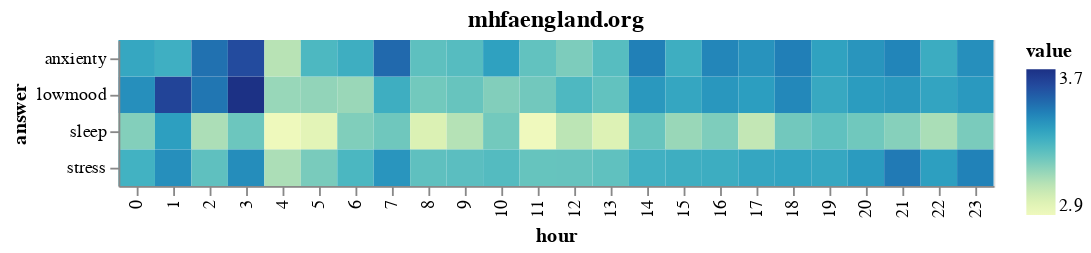

Write notebook code for a chart like this one.
### Code cell
_4

### Figure 1 — Vega-Lite specification as saved in the notebook (floating-point values rounded to 4 significant figures)
{"config": {"view": {"continuousWidth": 400, "continuousHeight": 300}}, "data": {"name": "data-e9b7887d39bf1fc1147a62beae4d5216"}, "mark": "rect", "encoding": {"color": {"type": "quantitative", "field": "value"}, "x": {"type": "ordinal", "field": "hour"}, "y": {"type": "ordinal", "field": "answer"}}, "title": "mhfaengland.org", "$schema": "https://vega.github.io/schema/vega-lite/v4.8.1.json", "datasets": {"data-e9b7887d39bf1fc1147a62beae4d5216": [{"hour": 0, "source": "www.thefa.com", "answer": "lowmood", "value": 3.41}, {"hour": 1, "source": "www.thefa.com", "answer": "lowmood", "value": 3.624}, {"hour": 2, "source": "www.thefa.com", "answer": "lowmood", "value": 3.481}, {"hour": 3, "source": "www.thefa.com", "answer": "lowmood", "value": 3.692}, {"hour": 4, "source": "www.thefa.com", "answer": "lowmood", "value": 3.115}, {"hour": 5, "source": "www.thefa.com", "answer": "lowmood", "value": 3.128}, {"hour": 6, "source": "www.thefa.com", "answer": "lowmood", "value": 3.112}, {"hour": 7, "source": "www.thefa.com", "answer": "lowmood", "value": 3.309}, {"hour": 8, "source": "www.thefa.com", "answer": "lowmood", "value": 3.187}, {"hour": 9, "source": "www.thefa.com", "answer": "lowmood", "value": 3.209}, {"hour": 10, "source": "www.thefa.com", "answer": "lowmood", "value": 3.158}, {"hour": 11, "source": "www.thefa.com", "answer": "lowmood", "value": 3.188}, {"hour": 12, "source": "www.thefa.com", "answer": "lowmood", "value": 3.267}, {"hour": 13, "source": "www.thefa.com", "answer": "lowmood", "value": 3.22}, {"hour": 14, "source": "www.thefa.com", "answer": "lowmood", "value": 3.385}, {"hour": 15, "source": "www.thefa.com", "answer": "lowmood", "value": 3.339}, {"hour": 16, "source": "www.thefa.com", "answer": "lowmood", "value": 3.389}, {"hour": 17, "source": "www.thefa.com", "answer": "lowmood", "value": 3.368}, {"hour": 18, "source": "www.thefa.com", "answer": "lowmood", "value": 3.431}, {"hour": 19, "source": "www.thefa.com", "answer": "lowmood", "value": 3.329}, {"hour": 20, "source": "www.thefa.com", "answer": "lowmood", "value": 3.374}, {"hour": 21, "source": "www.thefa.com", "answer": "lowmood", "value": 3.384}, {"hour": 22, "source": "www.thefa.com", "answer": "lowmood", "value": 3.345}, {"hour": 23, "source": "www.thefa.com", "answer": "lowmood", "value": 3.381}, {"hour": 0, "source": "www.thefa.com", "answer": "sleep", "value": 3.156}, {"hour": 1, "source": "www.thefa.com", "answer": "sleep", "value": 3.365}, {"hour": 2, "source": "www.thefa.com", "answer": "sleep", "value": 3.076}, {"hour": 3, "source": "www.thefa.com", "answer": "sleep", "value": 3.2}, {"hour": 4, "source": "www.thefa.com", "answer": "sleep", "value": 2.885}, {"hour": 5, "source": "www.thefa.com", "answer": "sleep", "value": 2.93}, {"hour": 6, "source": "www.thefa.com", "answer": "sleep", "value": 3.161}, {"hour": 7, "source": "www.thefa.com", "answer": "sleep", "value": 3.193}, {"hour": 8, "source": "www.thefa.com", "answer": "sleep", "value": 2.959}, {"hour": 9, "source": "www.thefa.com", "answer": "sleep", "value": 3.058}, {"hour": 10, "source": "www.thefa.com", "answer": "sleep", "value": 3.186}, {"hour": 11, "source": "www.thefa.com", "answer": "sleep", "value": 2.88}, {"hour": 12, "source": "www.thefa.com", "answer": "sleep", "value": 3.044}, {"hour": 13, "source": "www.thefa.com", "answer": "sleep", "value": 2.954}, {"hour": 14, "source": "www.thefa.com", "answer": "sleep", "value": 3.209}, {"hour": 15, "source": "www.thefa.com", "answer": "sleep", "value": 3.113}, {"hour": 16, "source": "www.thefa.com", "answer": "sleep", "value": 3.166}, {"hour": 17, "source": "www.thefa.com", "answer": "sleep", "value": 3.025}, {"hour": 18, "source": "www.thefa.com", "answer": "sleep", "value": 3.188}, {"hour": 19, "source": "www.thefa.com", "answer": "sleep", "value": 3.226}, {"hour": 20, "source": "www.thefa.com", "answer": "sleep", "value": 3.192}, {"hour": 21, "source": "www.thefa.com", "answer": "sleep", "value": 3.15}, {"hour": 22, "source": "www.thefa.com", "answer": "sleep", "value": 3.08}, {"hour": 23, "source": "www.thefa.com", "answer": "sleep", "value": 3.173}, {"hour": 0, "source": "www.thefa.com", "answer": "anxienty", "value": 3.335}, {"hour": 1, "source": "www.thefa.com", "answer": "anxienty", "value": 3.306}, {"hour": 2, "source": "www.thefa.com", "answer": "anxienty", "value": 3.494}, {"hour": 3, "source": "www.thefa.com", "answer": "anxienty", "value": 3.6}, {"hour": 4, "source": "www.thefa.com", "answer": "anxienty", "value": 3.051}, {"hour": 5, "source": "www.thefa.com", "answer": "anxienty", "value": 3.267}, {"hour": 6, "source": "www.thefa.com", "answer": "anxienty", "value": 3.308}, {"hour": 7, "source": "www.thefa.com", "answer": "anxienty", "value": 3.514}, {"hour": 8, "source": "www.thefa.com", "answer": "anxienty", "value": 3.23}, {"hour": 9, "source": "www.thefa.com", "answer": "anxienty", "value": 3.248}, {"hour": 10, "source": "www.thefa.com", "answer": "anxienty", "value": 3.356}, {"hour": 11, "source": "www.thefa.com", "answer": "anxienty", "value": 3.221}, {"hour": 12, "source": "www.thefa.com", "answer": "anxienty", "value": 3.168}, {"hour": 13, "source": "www.thefa.com", "answer": "anxienty", "value": 3.245}, {"hour": 14, "source": "www.thefa.com", "answer": "anxienty", "value": 3.453}, {"hour": 15, "source": "www.thefa.com", "answer": "anxienty", "value": 3.309}, {"hour": 16, "source": "www.thefa.com", "answer": "anxienty", "value": 3.436}, {"hour": 17, "source": "www.thefa.com", "answer": "anxienty", "value": 3.4}, {"hour": 18, "source": "www.thefa.com", "answer": "anxienty", "value": 3.455}, {"hour": 19, "source": "www.thefa.com", "answer": "anxienty", "value": 3.354}, {"hour": 20, "source": "www.thefa.com", "answer": "anxienty", "value": 3.393}, {"hour": 21, "source": "www.thefa.com", "answer": "anxienty", "value": 3.44}, {"hour": 22, "source": "www.thefa.com", "answer": "anxienty", "value": 3.317}, {"hour": 23, "source": "www.thefa.com", "answer": "anxienty", "value": 3.412}, {"hour": 0, "source": "www.thefa.com", "answer": "stress", "value": 3.295}, {"hour": 1, "source": "www.thefa.com", "answer": "stress", "value": 3.412}, {"hour": 2, "source": "www.thefa.com", "answer": "stress", "value": 3.228}, {"hour": 3, "source": "www.thefa.com", "answer": "stress", "value": 3.415}, {"hour": 4, "source": "www.thefa.com", "answer": "stress", "value": 3.077}, {"hour": 5, "source": "www.thefa.com", "answer": "stress", "value": 3.174}, {"hour": 6, "source": "www.thefa.com", "answer": "stress", "value": 3.273}, {"hour": 7, "source": "www.thefa.com", "answer": "stress", "value": 3.392}, {"hour": 8, "source": "www.thefa.com", "answer": "stress", "value": 3.228}, {"hour": 9, "source": "www.thefa.com", "answer": "stress", "value": 3.236}, {"hour": 10, "source": "www.thefa.com", "answer": "stress", "value": 3.252}, {"hour": 11, "source": "www.thefa.com", "answer": "stress", "value": 3.211}, {"hour": 12, "source": "www.thefa.com", "answer": "stress", "value": 3.212}, {"hour": 13, "source": "www.thefa.com", "answer": "stress", "value": 3.224}, {"hour": 14, "source": "www.thefa.com", "answer": "stress", "value": 3.299}, {"hour": 15, "source": "www.thefa.com", "answer": "stress", "value": 3.309}, {"hour": 16, "source": "www.thefa.com", "answer": "stress", "value": 3.311}, {"hour": 17, "source": "www.thefa.com", "answer": "stress", "value": 3.338}, {"hour": 18, "source": "www.thefa.com", "answer": "stress", "value": 3.347}, {"hour": 19, "source": "www.thefa.com", "answer": "stress", "value": 3.334}, {"hour": 20, "source": "www.thefa.com", "answer": "stress", "value": 3.375}, {"hour": 21, "source": "www.thefa.com", "answer": "stress", "value": 3.468}, {"hour": 22, "source": "www.thefa.com", "answer": "stress", "value": 3.364}, {"hour": 23, "source": "www.thefa.com", "answer": "stress", "value": 3.449}]}}
